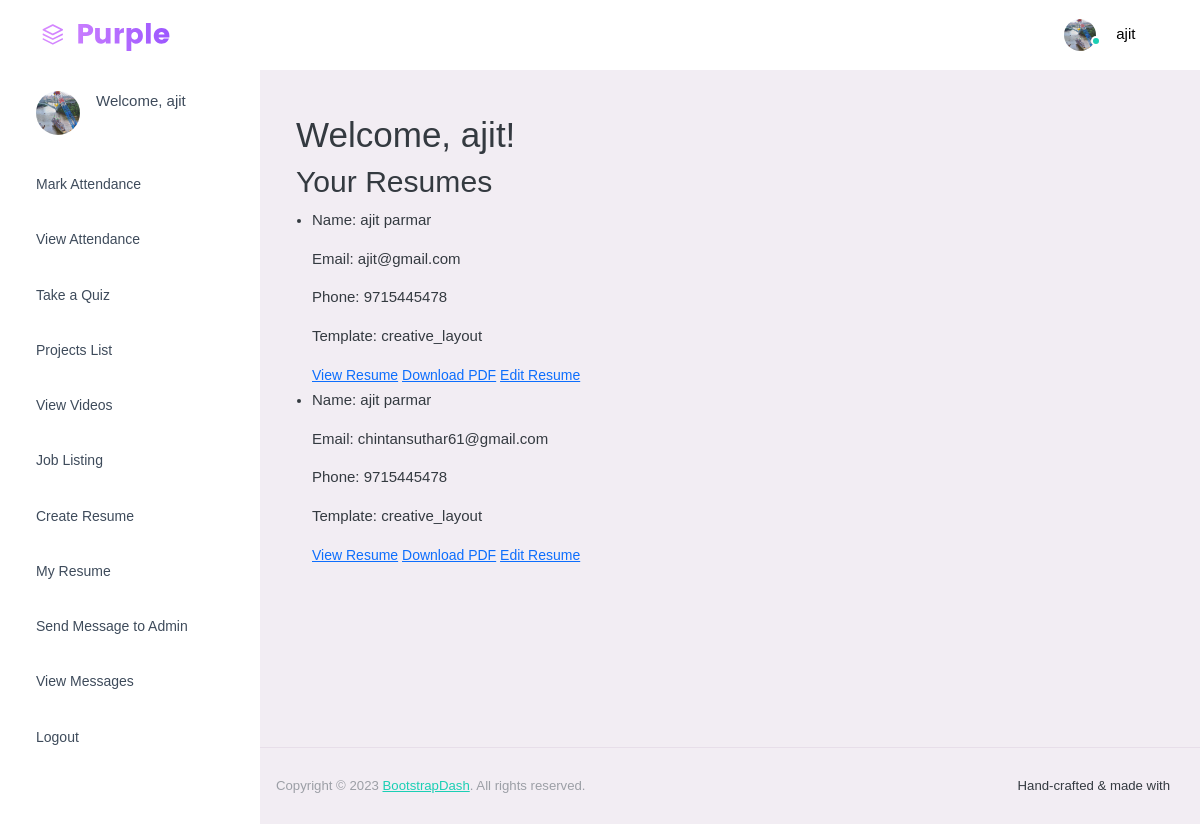
/myresume/ (signed in), run on an earlier commit of the app's database.
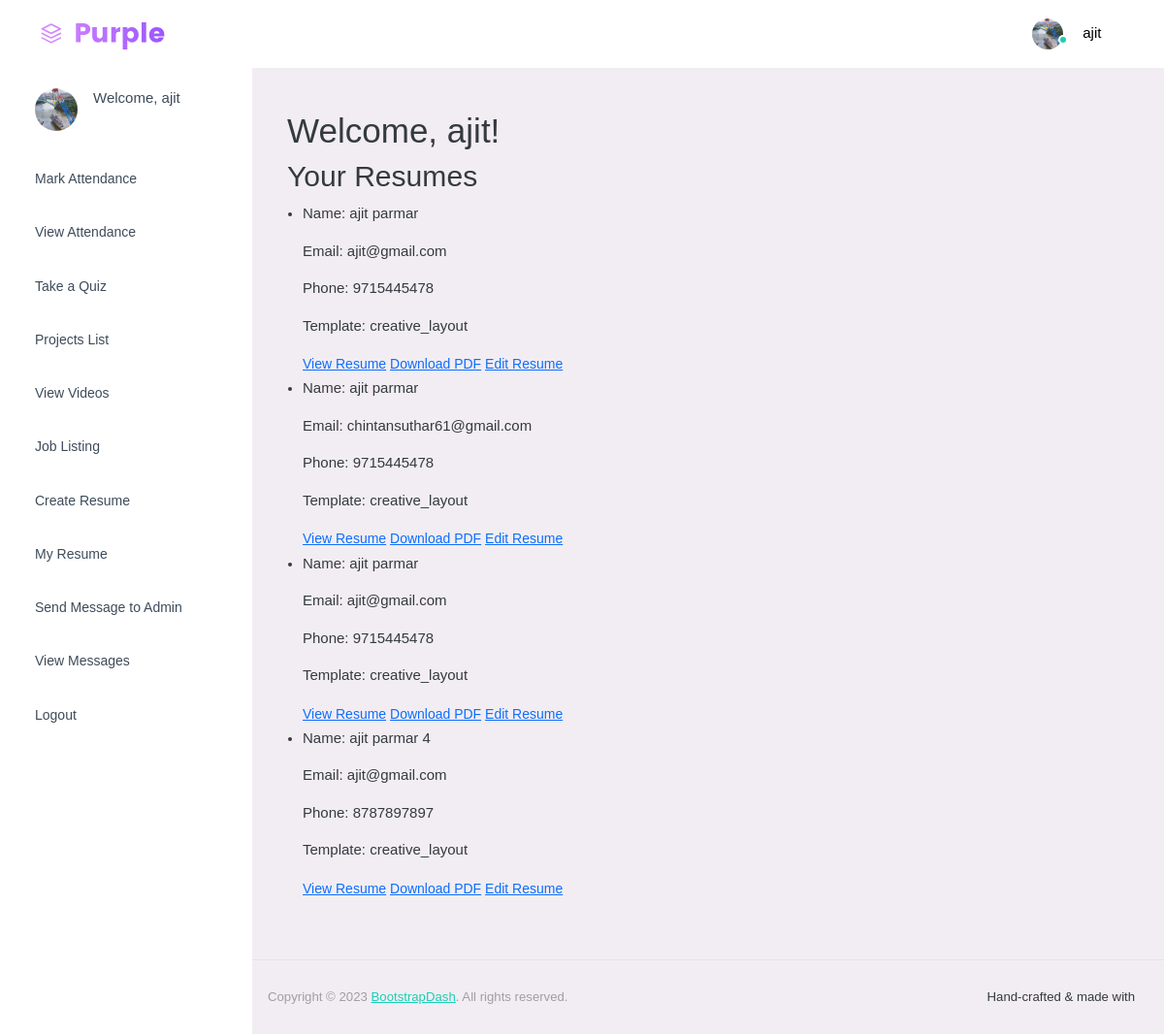
And on a later commit of the database.
### user_management/models.py (models this page shows, shortened)
class CustomUser(AbstractUser):
    role = models.CharField(max_length=50, choices=[('Admin', 'Admin'), ('User', 'User')])
    education = models.CharField(max_length=100, null=True, blank=True)
    college_name = models.CharField(max_length=255, null=True, blank=True)
    address = models.CharField(max_length=255, null=True, blank=True)
    sex = models.CharField(max_length=10, choices=[('Male', 'Male'), ('Female', 'Female'), ('Other', 'Other')], null=True, blank=True)
    screenshot = models.ImageField(upload_to='screenshots/', null=True, blank=True)
    profile_pic = models.ImageField(upload_to='profile_pic/', null=True, blank=True)
    is_approved = models.BooleanField(default=False)

class Resume(models.Model):
    user = models.ForeignKey(settings.AUTH_USER_MODEL, on_delete=models.CASCADE, null=True)
    name = models.CharField(max_length=100)
    email = models.EmailField()
    phone = models.CharField(max_length=15)
    about = models.TextField()
    education = models.TextField()
    experience = models.TextField()
    skills = models.TextField()
    template = models.CharField(max_length=50, choices=TEMPLATE_CHOICES,null=True)  # Add this line

### user_management/views.py (the view)
# urls.py: path('myresume/', login_required(views.myresume), name='myresume'),
def myresume(request):
    resumes = Resume.objects.filter(user=request.user)
    return render(request, 'user_management/myresume.html', {'resumes': resumes})

### user_management/templates/user_management/myresume.html
{% extends "user_management/base.html" %}
{% block content %}
<h1>Welcome, {{ user.username }}!</h1>
<h2>Your Resumes</h2>
{% if resumes %}
    <ul>
        {% for resume in resumes %}
            <li>
                <p>Name: {{ resume.name }}</p>
                <p>Email: {{ resume.email }}</p>
                <p>Phone: {{ resume.phone }}</p>
                <p>Template: {{ resume.template }}</p>
                <a href="{% url 'view_resume' resume.id %}">View Resume</a>
                <a href="{% url 'download_pdf' resume.id %}">Download PDF</a>
                <a href="{% url 'edit_resume' resume.id %}">Edit Resume</a>
            </li>
        {% endfor %}
    </ul>
{% else %}
    <p>No resumes found. <a href="{% url 'create_resume' %}">Create a Resume</a></p>
{% endif %}
{% endblock %}

### user_management/templates/user_management/base.html (shortened to what this page needs)
{% load static %}
<!DOCTYPE html>
<html lang="en">
  <head>
    <link rel="stylesheet" href="{% static 'css/materialdesignicons.min.css' %}">
    <link rel="stylesheet" href="{% static 'css/themify-icons.css' %}">
    <link rel="stylesheet" href="{% static 'css/vendor.bundle.base.css'%} ">
    <link rel="stylesheet" href="{% static 'css/font-awesome.min.css'%} ">
    <link rel="stylesheet" href="{% static 'css/style.css'%}">
  </head>
  <body>
    <div class="container-scroller">
      <nav class="navbar default-layout-navbar col-lg-12 col-12 p-0 fixed-top d-flex flex-row">
        <div class="text-center navbar-brand-wrapper d-flex align-items-center justify-content-start">
          <a class="navbar-brand brand-logo" href="{% url 'dashboard' %}"><img src="{% static 'images/logo.svg'%}" alt="logo" /></a>
        </div>
        <div class="navbar-menu-wrapper d-flex align-items-stretch">
          <ul class="navbar-nav navbar-nav-right">
            <li class="nav-item nav-profile dropdown">
              <a class="nav-link dropdown-toggle" id="profileDropdown" href="#" data-bs-toggle="dropdown" aria-expanded="false">
                <div class="nav-profile-img">
                  {% if request.user.profile_pic %}
          <img src="{{ request.user.profile_pic.url }}" alt="profile" />
        {% else %}
          <img src="{% static 'images/faces/face1.jpg' %}" alt="default profile" />
        {% endif %}
                  <span class="availability-status online"></span>
                </div>
                <div class="nav-profile-text">
                  <p class="mb-1 text-black">{{ request.user.username }}</p>
                </div>
              </a>
            </li>
          </ul>
        </div>
      </nav>
      <div class="container-fluid page-body-wrapper">
        {% include 'user_management/sidebar.html' %}
        <div class="main-panel">
          <div class="content-wrapper">
            <main>
                {% block content %}{% endblock %}
            </main>
          </div>
          <footer class="footer">
            <div class="d-sm-flex justify-content-center justify-content-sm-between">
              <span class="text-muted text-center text-sm-left d-block d-sm-inline-block">Copyright © 2023 <a href="https://www.bootstrapdash.com/" target="_blank">BootstrapDash</a>. All rights reserved.</span>
              <span class="float-none float-sm-right d-block mt-1 mt-sm-0 text-center">Hand-crafted & made with <i class="mdi mdi-heart text-danger"></i></span>
            </div>
          </footer>
        </div>
      </div>
    </div>
  </body>
</html>

### user_management/templates/user_management/sidebar.html (shortened to what this page needs)
{% load static %}
<nav class="sidebar sidebar-offcanvas" id="sidebar">
    <ul class="nav">
      <li class="nav-item nav-profile">
        <a href="{% url 'dashboard' %}" class="nav-link">
          <div class="nav-profile-image">
            {% if request.user.profile_pic %}
          <img src="{{ request.user.profile_pic.url }}" alt="profile" />
        {% else %}
          <img src="{% static 'images/faces/face1.jpg' %}" alt="default profile" />
        {% endif %}
          </div>
          <div class="nav-profile-text d-flex flex-column">
            <span class="font-weight-bold mb-2">{% if request.user.is_authenticated %}
                <p>Welcome, {{ request.user.username }}</p>
                {% endif %}
            </span>
          </div>
          <i class="mdi mdi-bookmark-check text-success nav-profile-badge"></i>
        </a>
      </li>
      {% if not request.user.is_superuser %}
      <li class="nav-item">
        <a class="nav-link" href="{% url 'mark_attendance' %}">
          <span class="menu-title">Mark Attendance</span>
          <i class="mdi mdi-home menu-icon"></i>
        </a>
      </li>
      <li class="nav-item">
        <a class="nav-link" href="{% url 'view_attendance' %}">
          <span class="menu-title">View Attendance</span>
          <i class="mdi mdi-home menu-icon"></i>
        </a>
      </li>
      <li class="nav-item">
        <a class="nav-link" href="{% url 'quiz_list' %}">
          <span class="menu-title">Take a Quiz</span>
          <i class="mdi mdi-home menu-icon"></i>
        </a>
      </li>
      <li class="nav-item">
        <a class="nav-link" href="{% url 'list_projects' %}">
          <span class="menu-title">Projects List</span>
          <i class="mdi mdi-home menu-icon"></i>
        </a>
      </li>
      <li class="nav-item">
        <a class="nav-link" href="{% url 'view_videos' %}">
          <span class="menu-title">View Videos</span>
          <i class="mdi mdi-home menu-icon"></i>
        </a>
      </li>
      <li class="nav-item">
        <a class="nav-link" href="{% url 'jobs_by_area' %}">
          <span class="menu-title">Job Listing</span>
          <i class="mdi mdi-home menu-icon"></i>
        </a>
      </li>
      <li class="nav-item">
        <a class="nav-link" href="{% url 'create_resume' %}">
          <span class="menu-title">Create Resume</span>
          <i class="mdi mdi-home menu-icon"></i>
        </a>
      </li>
      <li class="nav-item">
        <a class="nav-link" href="{% url 'myresume' %}">
          <span class="menu-title">My Resume</span>
          <i class="mdi mdi-home menu-icon"></i>
        </a>
      </li>
      <li class="nav-item">
        <a class="nav-link" href="{% url 'send_message' %}">
          <span class="menu-title">Send Message to Admin</span>
          <i class="mdi mdi-home menu-icon"></i>
        </a>
      </li>
      <li class="nav-item">
          <a class="nav-link" href="{% url 'view_messages' %}">
              <span class="menu-title">View Messages</span>
              <i class="mdi mdi-home menu-icon"></i>
          </a>
      </li>
      {% endif %}
      <li class="nav-item">
        <a class="nav-link" href="{% url 'logout' %}">
          <span class="menu-title">Logout</span>
          <i class="mdi mdi-home menu-icon"></i>
        </a>
      </li>
    </ul>
  </nav>

What changed in the data, as far as the page shows it:
added Resume: name "ajit parmar", email "ajit@gmail.com", phone "9715445478", template "creative_layout"
added Resume: name "ajit parmar 4", email "ajit@gmail.com", phone "8787897897", template "creative_layout"
